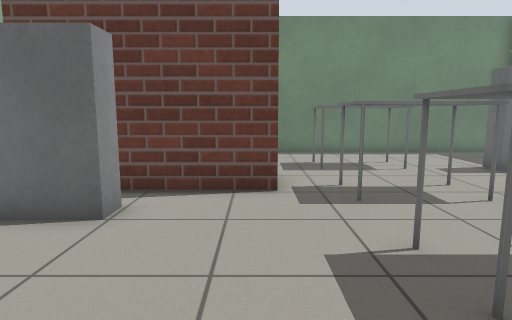
View 1 (above)

21 first-person views from a walk through a world built for the Gazebo simulator. The camera is 0.9 m above the floor, tilts 8° down and sees 75° across. The floor is counted in squares, 0.5 m on a side. Each view is taken from the middle of a square. On the plan, view 1 faces up. The plan holds only what a view shows up to about 17 squares ahead; the rest is blank. Simple shapes stand in for some stock models. Surface patterns are stand-ins for the level's own textures.

View 2
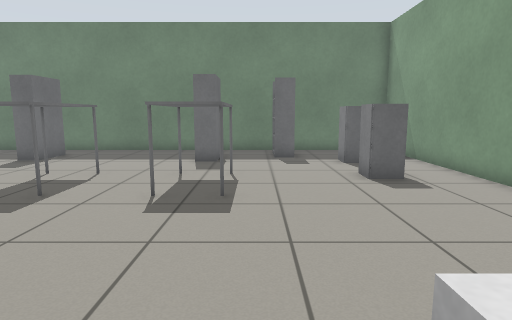

View 3
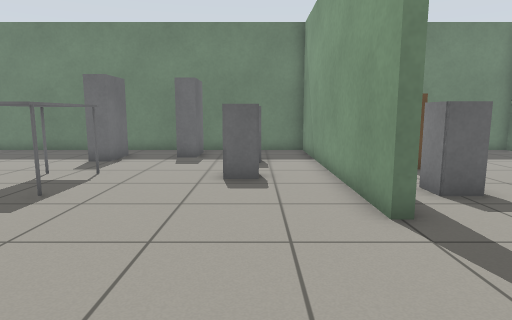

View 4
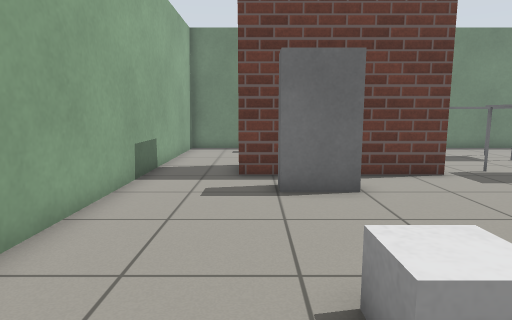

View 5
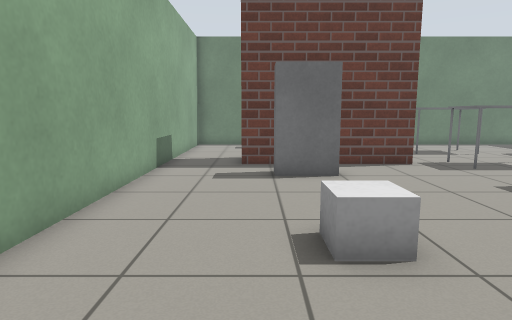

View 6
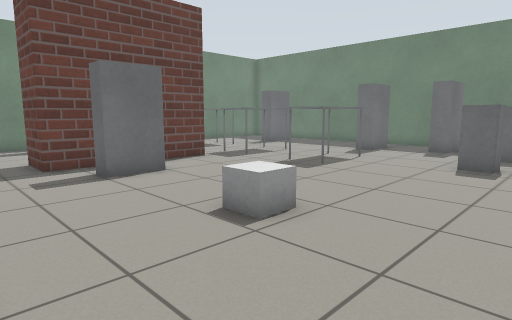

View 7
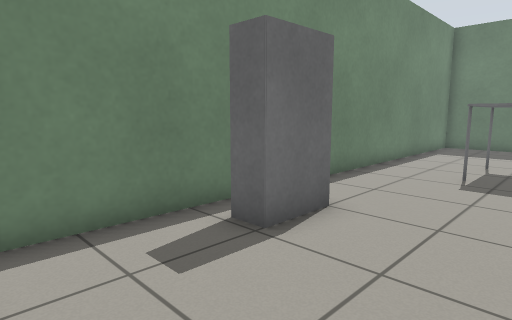

View 8
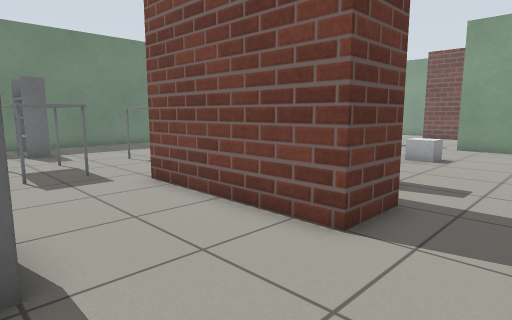

View 9
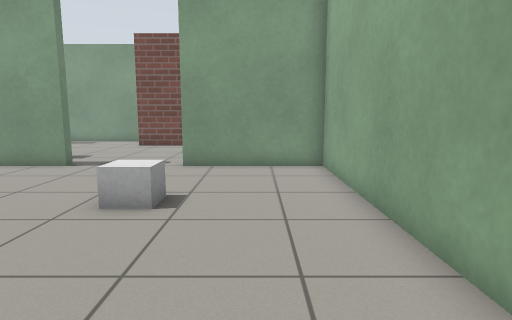

View 10
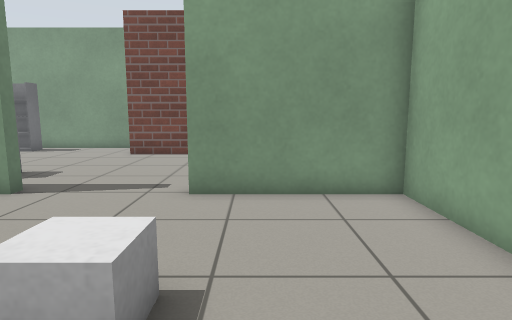

View 11
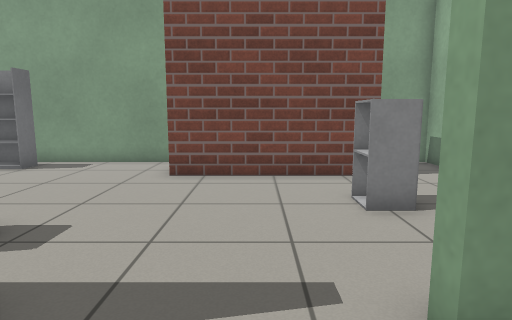

View 12
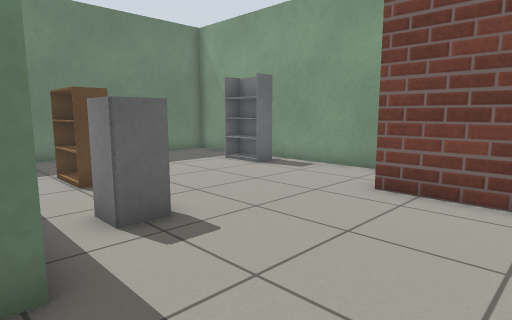

View 13
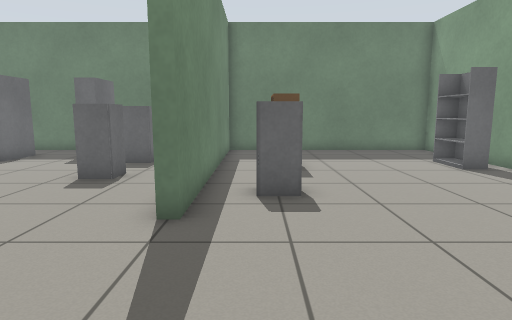

View 14
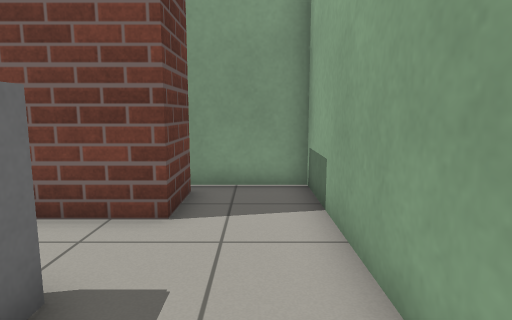

View 15
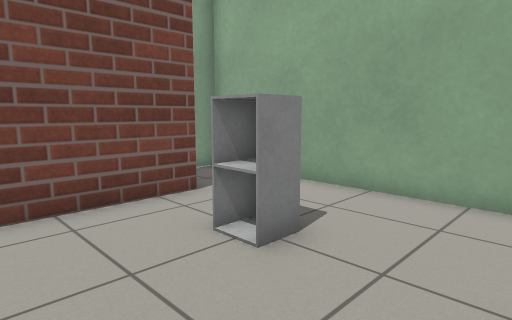

View 16
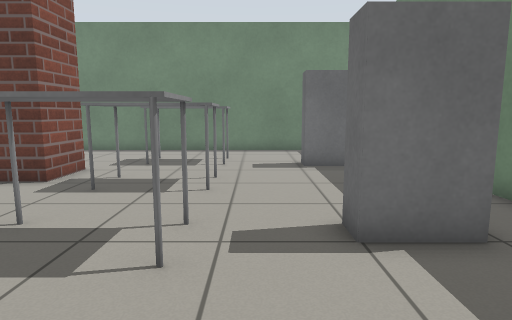

View 17
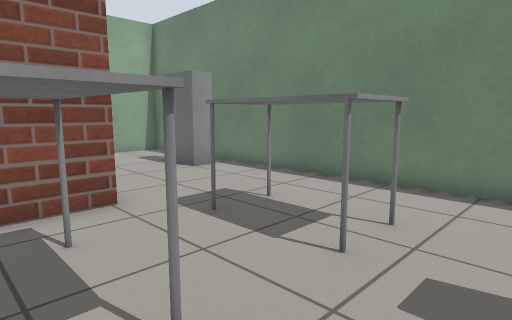

View 18
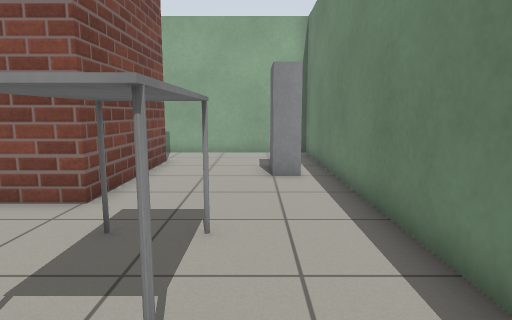

View 19
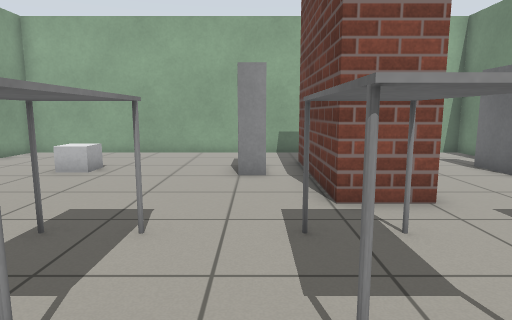

View 20
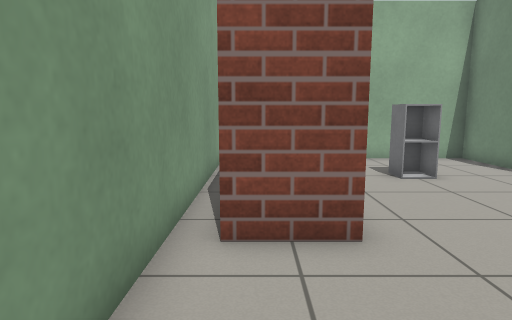

View 21
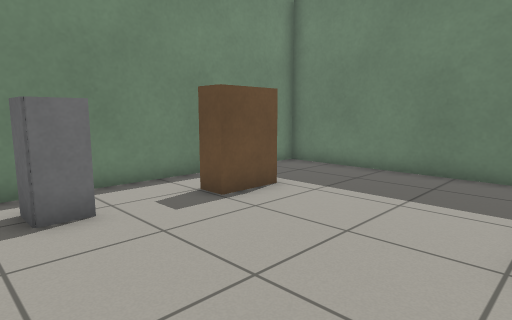

### Floor plan
Points are (right, up) in squares from view 1. A wall is a line through its corners. A room is listed if a view was taken in it or the views show most of it. See-through windows are left out.
Room 1 (views 1, 2, 3, 4, 5, 6, 7, 8, 9, 10, 11, 12, 16, 17, 18, 19)
walls: (0.5, -4.7) (0.5, -4.3) (11.3, -4.3) (11.3, 15.3) (-8.3, 15.3) (-8.3, -4.3) (-3.5, -4.3)
ways out: opening at (-1.5, -5) to room 2
objects: brick block (-5, 8) to (0, 9); cabinet (-4, 0) to (-3, 1); bookshelf (-4, 6) to (-3, 6); bookshelf (-4, 14) to (-3, 14); table (2, 3) to (5, 4); table (2, 7) to (5, 8); table (2, 11) to (5, 12); cabinet (4, -2) to (5, -1); cabinet (7, -2) to (8, -1); bookshelf (8, 4) to (9, 4); bookshelf (8, 11) to (9, 11); bookshelf (9, 1) to (10, 1)
Room 2 (views 13, 14, 15, 20, 21)
walls: (-3.5, -4.3) (-3.5, -4.8); (-5.6, -4.7) (-8.3, -4.7) (-8.3, -14.3) (11.3, -14.3) (11.3, -4.7) (0.5, -4.7)
ways out: opening at (-1.5, -5) to room 1
objects: brick block (-5, -13) to (0, -12); cabinet (-5, -9) to (-4, -8); cabinet (2, -7) to (3, -6); bookshelf (6, -13) to (7, -13); bookshelf (6, -7) to (7, -7)

Where each view was taken, in squares from view 1:
view 1: 0 up, 0 right, facing up
view 2: 2 up, 5 left, facing right
view 3: 2 down, 5 left, facing right
view 4: 2 down, 5 left, facing up
view 5: 4 down, 5 left, facing up
view 6: 4 down, 8 left, facing up-right
view 7: 10 up, 8 left, facing up-right
view 8: 14 up, 8 left, facing down-right
view 9: 7 up, 6 left, facing down
view 10: 3 up, 5 left, facing down
view 11: 2 down, 2 left, facing down
view 12: 4 down, 3 left, facing down-right
view 13: 6 down, 5 left, facing right
view 14: 6 down, 7 left, facing down
view 15: 5 down, 1 left, facing down-left
view 16: 1 down, 6 right, facing up
view 17: 7 up, 7 right, facing up-left
view 18: 13 up, 7 right, facing left
view 19: 6 up, 7 right, facing left
view 20: 13 down, 5 right, facing left
view 21: 13 down, 1 right, facing up-right
